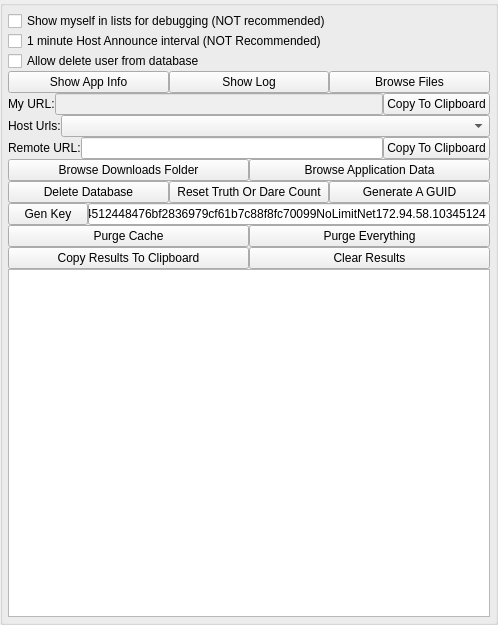
<?xml version="1.0" encoding="UTF-8"?>
<ui version="4.0">
 <class>AppletTestAndDebugUi</class>
 <widget class="QWidget" name="AppletTestAndDebugUi">
  <property name="geometry">
   <rect>
    <x>0</x>
    <y>0</y>
    <width>498</width>
    <height>625</height>
   </rect>
  </property>
  <property name="sizePolicy">
   <sizepolicy hsizetype="Expanding" vsizetype="Expanding">
    <horstretch>0</horstretch>
    <verstretch>0</verstretch>
   </sizepolicy>
  </property>
  <property name="minimumSize">
   <size>
    <width>0</width>
    <height>0</height>
   </size>
  </property>
  <property name="maximumSize">
   <size>
    <width>16777215</width>
    <height>16777215</height>
   </size>
  </property>
  <property name="windowTitle">
   <string>Test And Debug</string>
  </property>
  <layout class="QVBoxLayout" name="verticalLayout">
   <property name="spacing">
    <number>0</number>
   </property>
   <property name="leftMargin">
    <number>0</number>
   </property>
   <property name="topMargin">
    <number>0</number>
   </property>
   <property name="rightMargin">
    <number>0</number>
   </property>
   <property name="bottomMargin">
    <number>0</number>
   </property>
   <item>
    <widget class="QGroupBox" name="StyledDlgItemsBox">
     <property name="sizePolicy">
      <sizepolicy hsizetype="Expanding" vsizetype="Expanding">
       <horstretch>0</horstretch>
       <verstretch>0</verstretch>
      </sizepolicy>
     </property>
     <property name="minimumSize">
      <size>
       <width>0</width>
       <height>0</height>
      </size>
     </property>
     <property name="title">
      <string/>
     </property>
     <layout class="QVBoxLayout" name="verticalLayout_2">
      <property name="spacing">
       <number>0</number>
      </property>
      <property name="leftMargin">
       <number>5</number>
      </property>
      <property name="topMargin">
       <number>5</number>
      </property>
      <property name="rightMargin">
       <number>5</number>
      </property>
      <property name="bottomMargin">
       <number>5</number>
      </property>
      <item>
       <widget class="QCheckBox" name="m_ShowMyselfCheckBox">
        <property name="sizePolicy">
         <sizepolicy hsizetype="Preferred" vsizetype="Preferred">
          <horstretch>0</horstretch>
          <verstretch>0</verstretch>
         </sizepolicy>
        </property>
        <property name="text">
         <string notr="true">Show myself in lists for debugging (NOT recommended)</string>
        </property>
       </widget>
      </item>
      <item>
       <widget class="QCheckBox" name="m_FastHostAnnounceCheckBox">
        <property name="sizePolicy">
         <sizepolicy hsizetype="Preferred" vsizetype="Preferred">
          <horstretch>0</horstretch>
          <verstretch>0</verstretch>
         </sizepolicy>
        </property>
        <property name="text">
         <string>1 minute Host Announce interval (NOT Recommended)</string>
        </property>
       </widget>
      </item>
      <item>
       <widget class="QCheckBox" name="m_AllowDeleteUserCheckBox">
        <property name="sizePolicy">
         <sizepolicy hsizetype="Preferred" vsizetype="Preferred">
          <horstretch>0</horstretch>
          <verstretch>0</verstretch>
         </sizepolicy>
        </property>
        <property name="text">
         <string>Allow delete user from database</string>
        </property>
       </widget>
      </item>
      <item>
       <layout class="QHBoxLayout" name="horizontalLayout">
        <item>
         <widget class="QPushButton" name="m_ShowAppInfoButton">
          <property name="text">
           <string notr="true">Show App Info</string>
          </property>
         </widget>
        </item>
        <item>
         <widget class="QPushButton" name="m_ShowLogButton">
          <property name="text">
           <string notr="true">Show Log</string>
          </property>
         </widget>
        </item>
        <item>
         <widget class="QPushButton" name="m_BrowseFilesButton">
          <property name="text">
           <string notr="true">Browse Files</string>
          </property>
         </widget>
        </item>
       </layout>
      </item>
      <item>
       <layout class="QHBoxLayout" name="horizontalLayout_3">
        <item>
         <widget class="QLabel" name="m_MyUrlLabel">
          <property name="text">
           <string notr="true">My URL:</string>
          </property>
         </widget>
        </item>
        <item>
         <widget class="QLineEdit" name="m_MyUrlEdit">
          <property name="enabled">
           <bool>false</bool>
          </property>
         </widget>
        </item>
        <item>
         <widget class="QPushButton" name="m_CopyMyUrlButton">
          <property name="text">
           <string notr="true">Copy To Clipboard</string>
          </property>
         </widget>
        </item>
       </layout>
      </item>
      <item>
       <layout class="QHBoxLayout" name="horizontalLayout_10">
        <item>
         <widget class="QLabel" name="m_HostUrlsLabel">
          <property name="text">
           <string notr="true">Host Urls:</string>
          </property>
         </widget>
        </item>
        <item>
         <widget class="QComboBox" name="m_TestUrlsComboBox">
          <property name="sizePolicy">
           <sizepolicy hsizetype="Expanding" vsizetype="Fixed">
            <horstretch>0</horstretch>
            <verstretch>0</verstretch>
           </sizepolicy>
          </property>
         </widget>
        </item>
       </layout>
      </item>
      <item>
       <layout class="QHBoxLayout" name="horizontalLayout_2">
        <item>
         <widget class="QLabel" name="m_TestUrlLabel">
          <property name="text">
           <string notr="true">Remote URL:</string>
          </property>
         </widget>
        </item>
        <item>
         <widget class="QLineEdit" name="m_TestUrlEdit"/>
        </item>
        <item>
         <widget class="QPushButton" name="m_CopyTestUrlButton">
          <property name="text">
           <string notr="true">Copy To Clipboard</string>
          </property>
         </widget>
        </item>
       </layout>
      </item>
      <item>
       <layout class="QHBoxLayout" name="horizontalLayout_11">
        <item>
         <widget class="QPushButton" name="m_BrowseDownloadsButton">
          <property name="text">
           <string notr="true">Browse Downloads Folder</string>
          </property>
         </widget>
        </item>
        <item>
         <widget class="QPushButton" name="m_BrowseAppDataButton">
          <property name="text">
           <string notr="true">Browse Application Data</string>
          </property>
         </widget>
        </item>
       </layout>
      </item>
      <item>
       <layout class="QHBoxLayout" name="horizontalLayout_4">
        <item>
         <widget class="QPushButton" name="m_DeleteDbButton">
          <property name="text">
           <string notr="true">Delete Database</string>
          </property>
         </widget>
        </item>
        <item>
         <widget class="QPushButton" name="m_ResetTodButton">
          <property name="text">
           <string>Reset Truth Or Dare Count</string>
          </property>
         </widget>
        </item>
        <item>
         <widget class="QPushButton" name="m_GenerateGuidButton">
          <property name="text">
           <string notr="true">Generate A GUID</string>
          </property>
         </widget>
        </item>
       </layout>
      </item>
      <item>
       <layout class="QHBoxLayout" name="horizontalLayout_8">
        <item>
         <widget class="QPushButton" name="m_GenKeyButton">
          <property name="text">
           <string notr="true">Gen Key</string>
          </property>
         </widget>
        </item>
        <item>
         <widget class="QLineEdit" name="m_GenKeyPwdEdit">
          <property name="text">
           <string>4512448476bf2836979cf61b7c88f8fc70099NoLimitNet172.94.58.10345124</string>
          </property>
         </widget>
        </item>
       </layout>
      </item>
      <item>
       <layout class="QHBoxLayout" name="horizontalLayout_5"/>
      </item>
      <item>
       <layout class="QHBoxLayout" name="horizontalLayout_7">
        <item>
         <widget class="QPushButton" name="m_PurgeCacheButton">
          <property name="text">
           <string notr="true">Purge Cache</string>
          </property>
         </widget>
        </item>
        <item>
         <widget class="QPushButton" name="m_PurgeEverythingButton">
          <property name="text">
           <string notr="true">Purge Everything</string>
          </property>
         </widget>
        </item>
       </layout>
      </item>
      <item>
       <layout class="QHBoxLayout" name="horizontalLayout_6"/>
      </item>
      <item>
       <layout class="QHBoxLayout" name="horizontalLayout_9">
        <item>
         <widget class="QPushButton" name="m_CopyResultToClipboardButton">
          <property name="text">
           <string notr="true">Copy Results To Clipboard</string>
          </property>
         </widget>
        </item>
        <item>
         <widget class="QPushButton" name="m_ClearResultsButton">
          <property name="text">
           <string notr="true">Clear Results</string>
          </property>
         </widget>
        </item>
       </layout>
      </item>
      <item>
       <widget class="QPlainTextEdit" name="m_InfoPlainTextEdit"/>
      </item>
     </layout>
    </widget>
   </item>
  </layout>
 </widget>
 <resources/>
 <connections/>
</ui>
